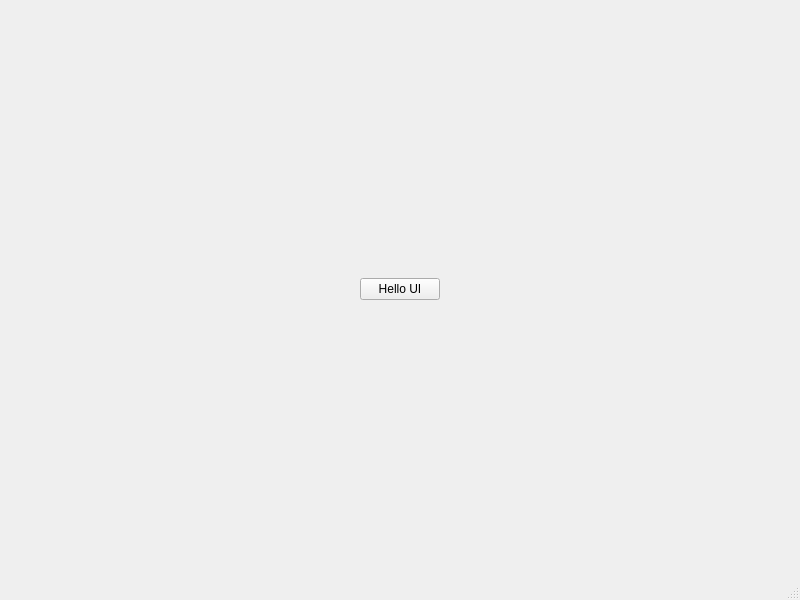
<?xml version="1.0" encoding="UTF-8"?>
<ui version="4.0">
 <class>MainWindow</class>
 <widget class="QMainWindow" name="MainWindow">
  <property name="geometry">
   <rect>
    <x>0</x>
    <y>0</y>
    <width>800</width>
    <height>600</height>
   </rect>
  </property>
  <property name="windowTitle">
   <string>MainWindow</string>
  </property>
  <widget class="QWidget" name="centralwidget">
   <layout class="QGridLayout" name="gridLayout">
    <item row="0" column="1">
     <spacer name="verticalSpacer">
      <property name="orientation">
       <enum>Qt::Vertical</enum>
      </property>
      <property name="sizeHint" stdset="0">
       <size>
        <width>20</width>
        <height>230</height>
       </size>
      </property>
     </spacer>
    </item>
    <item row="1" column="0">
     <spacer name="horizontalSpacer">
      <property name="orientation">
       <enum>Qt::Horizontal</enum>
      </property>
      <property name="sizeHint" stdset="0">
       <size>
        <width>337</width>
        <height>20</height>
       </size>
      </property>
     </spacer>
    </item>
    <item row="1" column="1">
     <widget class="QPushButton" name="pushButton">
      <property name="text">
       <string>Hello UI</string>
      </property>
     </widget>
    </item>
    <item row="1" column="2">
     <spacer name="horizontalSpacer_2">
      <property name="orientation">
       <enum>Qt::Horizontal</enum>
      </property>
      <property name="sizeHint" stdset="0">
       <size>
        <width>336</width>
        <height>20</height>
       </size>
      </property>
     </spacer>
    </item>
    <item row="2" column="1">
     <spacer name="verticalSpacer_2">
      <property name="orientation">
       <enum>Qt::Vertical</enum>
      </property>
      <property name="sizeHint" stdset="0">
       <size>
        <width>20</width>
        <height>229</height>
       </size>
      </property>
     </spacer>
    </item>
   </layout>
  </widget>
  <widget class="QMenuBar" name="menubar">
   <property name="geometry">
    <rect>
     <x>0</x>
     <y>0</y>
     <width>800</width>
     <height>37</height>
    </rect>
   </property>
  </widget>
  <widget class="QStatusBar" name="statusbar"/>
 </widget>
 <resources/>
 <connections/>
</ui>
